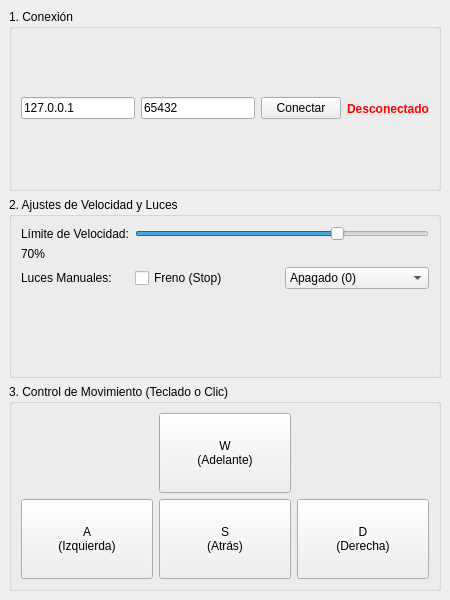
<?xml version="1.0" encoding="UTF-8"?>
<ui version="4.0">
 <class>MainWindow</class>
 <widget class="QMainWindow" name="MainWindow">
  <property name="geometry">
   <rect>
    <x>0</x>
    <y>0</y>
    <width>450</width>
    <height>600</height>
   </rect>
  </property>
  <property name="windowTitle">
   <string>Gamepad - Robot Ackermann</string>
  </property>
  <widget class="QWidget" name="centralwidget">
   <layout class="QVBoxLayout" name="verticalLayout">
    
    <item>
     <widget class="QGroupBox" name="group_conexion">
      <property name="title"><string>1. Conexión</string></property>
      <layout class="QHBoxLayout" name="horizontalLayout">
       <item><widget class="QLineEdit" name="ip_input"><property name="text"><string>127.0.0.1</string></property></widget></item>
       <item><widget class="QLineEdit" name="port_input"><property name="text"><string>65432</string></property><property name="maximumWidth"><number>80</number></property></widget></item>
       <item><widget class="QPushButton" name="btn_conectar"><property name="text"><string>Conectar</string></property></widget></item>
       <item><widget class="QLabel" name="lbl_estado"><property name="text"><string>Desconectado</string></property><property name="styleSheet"><string>color: red; font-weight: bold;</string></property></widget></item>
      </layout>
     </widget>
    </item>

    <item>
     <widget class="QGroupBox" name="group_ajustes">
      <property name="title"><string>2. Ajustes de Velocidad y Luces</string></property>
      <layout class="QFormLayout" name="formLayout">
       <item row="0" column="0"><widget class="QLabel" name="label_speed"><property name="text"><string>Límite de Velocidad:</string></property></widget></item>
       <item row="0" column="1">
        <widget class="QSlider" name="slider_speed">
         <property name="maximum"><number>100</number></property>
         <property name="value"><number>70</number></property>
         <property name="orientation"><enum>Qt::Horizontal</enum></property>
        </widget>
       </item>
       <item row="1" column="0"><widget class="QLabel" name="lbl_speed_val"><property name="text"><string>70%</string></property></widget></item>
       
       <item row="2" column="0"><widget class="QLabel" name="label_lights"><property name="text"><string>Luces Manuales:</string></property></widget></item>
       <item row="2" column="1">
        <layout class="QHBoxLayout" name="lights_layout">
         <item><widget class="QCheckBox" name="check_stop"><property name="text"><string>Freno (Stop)</string></property></widget></item>
         <item>
          <widget class="QComboBox" name="combo_turn">
           <item><property name="text"><string>Apagado (0)</string></property></item>
           <item><property name="text"><string>Derecha (1)</string></property></item>
           <item><property name="text"><string>Izquierda (2)</string></property></item>
           <item><property name="text"><string>Intermitentes (3)</string></property></item>
          </widget>
         </item>
        </layout>
       </item>
      </layout>
     </widget>
    </item>

    <item>
     <widget class="QGroupBox" name="group_control">
      <property name="title"><string>3. Control de Movimiento (Teclado o Clic)</string></property>
      <layout class="QGridLayout" name="gridLayout">
       <item row="0" column="1">
        <widget class="QPushButton" name="btn_w">
         <property name="text"><string>W
(Adelante)</string></property>
         <property name="minimumSize"><size><width>80</width><height>80</height></size></property>
        </widget>
       </item>
       <item row="1" column="0">
        <widget class="QPushButton" name="btn_a">
         <property name="text"><string>A
(Izquierda)</string></property>
         <property name="minimumSize"><size><width>80</width><height>80</height></size></property>
        </widget>
       </item>
       <item row="1" column="1">
        <widget class="QPushButton" name="btn_s">
         <property name="text"><string>S
(Atrás)</string></property>
         <property name="minimumSize"><size><width>80</width><height>80</height></size></property>
        </widget>
       </item>
       <item row="1" column="2">
        <widget class="QPushButton" name="btn_d">
         <property name="text"><string>D
(Derecha)</string></property>
         <property name="minimumSize"><size><width>80</width><height>80</height></size></property>
        </widget>
       </item>
      </layout>
     </widget>
    </item>

   </layout>
  </widget>
 </widget>
 <resources/>
 <connections/>
</ui>
